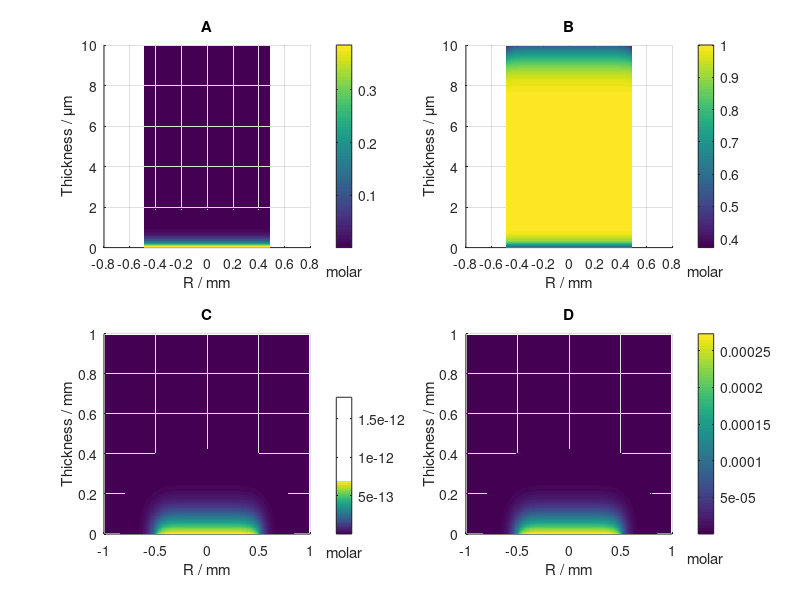

The MATLAB script that drew this image:
clc;
% Import data files
delimiterIn = ' ';
MembraneMeshZ = importdata('membrane mesh-Z.txt', delimiterIn);
MembraneMeshR = importdata('membrane mesh-R.txt', delimiterIn);
SolutionMeshZ = importdata('solution mesh-Z.txt', delimiterIn);
SolutionMeshR = importdata('solution mesh-R.txt', delimiterIn);

MembraneMeshZ = MembraneMeshZ*1e4; % convert the unit of Z direction of membrane to um 
MembraneMeshR = MembraneMeshR*10; % convert the unit of R direction of membrane to mm
SolutionMeshZ = SolutionMeshZ*10; % convert the unit of Z direction of solution to mm
SolutionMeshR = SolutionMeshR*10; % convert the unit of R direction of solution to mm
% Import concentrations, and converse the unito to Molar
MembraneOx = importdata('membrane_oxidised_speices_concentration@peak.txt', delimiterIn);
MembraneRe = importdata('membrane_reduced_speices_concentration@peak.txt', delimiterIn);
SolutionOx = importdata('solution_oxidised_speices_concentration@peak.txt', delimiterIn);
SolutionRe = importdata('solution_reduced_speices_concentration@peak.txt', delimiterIn);

figure;
subplot(2, 2,1);
surf(MembraneMeshR, MembraneMeshZ, MembraneOx, 'edgecolor', 'none');
hold on;
ax = surf(MembraneMeshR, MembraneMeshZ, MembraneOx, 'edgecolor', 'none');
set(ax, 'Xdata', -1*get(ax, 'Xdata'));
h = colorbar;
xlabel('R / mm');
ylabel('Thickness / \mum');
title('A');
xlabel(h, 'molar');
view(2);
hold off;

subplot(2, 2, 2);
surf(MembraneMeshR, MembraneMeshZ, MembraneRe, 'edgecolor', 'none');
hold on;
ax = surf(MembraneMeshR, MembraneMeshZ, MembraneRe, 'edgecolor', 'none');
set(ax, 'Xdata', -1*get(ax, 'Xdata'));
h = colorbar;
xlabel('R / mm');
ylabel('Thickness / \mum');
title('B');
xlabel(h, 'molar');
view(2);
hold off;

subplot(2, 2, 3);
surf(SolutionMeshR, SolutionMeshZ, SolutionOx, 'edgecolor', 'none');
hold on;
ax = surf(SolutionMeshR, SolutionMeshZ, SolutionOx, 'edgecolor', 'none');
set(ax, 'Xdata', -1*get(ax, 'Xdata'));
h = colorbar;
xlabel('R / mm');
ylabel('Thickness / mm');
title('C');
xlabel(h, 'molar');
view(2);
hold off;

subplot(2, 2, 4);
surf(SolutionMeshR, SolutionMeshZ, SolutionRe, 'edgecolor', 'none');
hold on;
ax = surf(SolutionMeshR, SolutionMeshZ, SolutionRe, 'edgecolor', 'none');
set(ax, 'Xdata', -1*get(ax, 'Xdata'));
h = colorbar;
xlabel('R / mm');
ylabel('Thickness / mm');
title('D');
xlabel(h, 'molar');
view(2);
hold off;

%{
crystalR = crystalmeshZ(1,51);
solutionR = solution1meshX(100,1);
crystalZ = crystalmeshX;
crystalX = crystalmeshZ - crystalR;
crystale = crystalpkce;
crystalh = crystalpkch;

solutionX = solution1meshX(1:100, 1:100);
solutionZ = solution1meshZ(1:100, 1:100);
solutione = solutionpkce(1:100, 1:100);
solutionh = solutionpkch(1:100, 1:100);

figure;
surf(crystalX, crystalZ, crystalh,'edgecolor','none');
hold on;
ax = surf(crystalX, crystalZ, crystalh,'edgecolor','none');
set(ax, 'Xdata',-1*get(ax,'Xdata'));
xlabel('x/cm');
ylabel('z/cm');
axis equal;
%title('Crystal composition at the half of the current peak period')
colorbar;
col1 = caxis;
grid off;
view(2);
saveas(gcf,'reduced species at the half of peak current', 'fig');
saveas(gcf,'reduced species at the half of peak current', 'jpg');

figure;
surf(crystalX, crystalZ, crystale,'edgecolor','none');
hold on;
ax = surf(crystalX, crystalZ, crystale,'edgecolor','none');
set(ax, 'Xdata',-1*get(ax,'Xdata'));
xlabel('x/cm');
ylabel('z/cm');
axis equal;
%title('Crystal composition at the end of the current peak period')
caxis(col1);
colorbar;
grid off;
view(2);
saveas(gcf,'reduced species at the end of peak current', 'fig');
saveas(gcf,'reduced species at the end of peak current', 'jpg');


figure;
surf(solutionX, solutionZ, solutionh,'edgecolor','none');
hold on;
surf(solutionX - 2*solutionR, solutionZ, solutionh, 'edgecolor', 'none');
hold on;
surf(solutionX + 2*solutionR, solutionZ, solutionh, 'edgecolor', 'none');
hold on;
surf(solutionX - 4*solutionR, solutionZ, solutionh, 'edgecolor', 'none');
hold on;
surf(solutionX + 4*solutionR, solutionZ, solutionh, 'edgecolor', 'none');
hold on;
surf(solutionX - 6*solutionR, solutionZ, solutionh, 'edgecolor', 'none');
hold on;
surf(solutionX + 6*solutionR, solutionZ, solutionh, 'edgecolor', 'none');
hold on;
surf(solutionX - 8*solutionR, solutionZ, solutionh, 'edgecolor', 'none');
hold on;
surf(solutionX + 8*solutionR, solutionZ, solutionh, 'edgecolor', 'none');
hold on;
ax = surf(solutionX, solutionZ, solutionh,'edgecolor','none');
set(ax, 'Xdata',-1*get(ax,'Xdata'));
hold on;
ax = surf(solutionX - 2*solutionR, solutionZ, solutionh, 'edgecolor', 'none');
set(ax, 'Xdata', -1*get(ax,'Xdata'));
hold on;
ax = surf(solutionX + 2*solutionR, solutionZ, solutionh, 'edgecolor', 'none');
set(ax, 'Xdata', -1*get(ax,'Xdata'));
hold on;
ax = surf(solutionX - 4*solutionR, solutionZ, solutionh, 'edgecolor', 'none');
set(ax, 'Xdata', -1*get(ax,'Xdata'));
hold on;
ax = surf(solutionX + 4*solutionR, solutionZ, solutionh, 'edgecolor', 'none');
set(ax, 'Xdata', -1*get(ax,'Xdata'));
hold on;
ax = surf(solutionX - 6*solutionR, solutionZ, solutionh, 'edgecolor', 'none');
set(ax, 'Xdata', -1*get(ax,'Xdata'));
hold on;
ax = surf(solutionX + 6*solutionR, solutionZ, solutionh, 'edgecolor', 'none');
set(ax, 'Xdata', -1*get(ax,'Xdata'));
hold on;
ax = surf(solutionX - 8*solutionR, solutionZ, solutionh, 'edgecolor', 'none');
set(ax, 'Xdata', -1*get(ax,'Xdata'));
hold on;
ax = surf(solutionX + 8*solutionR, solutionZ, solutionh, 'edgecolor', 'none');
set(ax, 'Xdata', -1*get(ax,'Xdata'));
xlabel('x/cm');
ylabel('z/cm');
axis equal;
%title('Hydrion distribution at the half of the current peak period')
colorbar;
col2 = caxis;
grid off;
view(2);
saveas(gcf,'hydrion at the half of peak current', 'fig');
saveas(gcf,'hydrion at the half of peak current', 'jpg');

figure;
surf(solutionX, solutionZ, solutione,'edgecolor','none');
hold on;
surf(solutionX - 2*solutionR, solutionZ, solutione, 'edgecolor', 'none');
hold on;
surf(solutionX + 2*solutionR, solutionZ, solutione, 'edgecolor', 'none');
hold on;
surf(solutionX - 4*solutionR, solutionZ, solutione, 'edgecolor', 'none');
hold on;
surf(solutionX + 4*solutionR, solutionZ, solutione, 'edgecolor', 'none');
hold on;
surf(solutionX - 6*solutionR, solutionZ, solutione, 'edgecolor', 'none');
hold on;
surf(solutionX + 6*solutionR, solutionZ, solutione, 'edgecolor', 'none');
hold on;
surf(solutionX - 8*solutionR, solutionZ, solutione, 'edgecolor', 'none');
hold on;
surf(solutionX + 8*solutionR, solutionZ, solutione, 'edgecolor', 'none');
hold on;
ax = surf(solutionX, solutionZ, solutione,'edgecolor','none');
set(ax, 'Xdata',-1*get(ax,'Xdata'));
hold on;
ax = surf(solutionX - 2*solutionR, solutionZ, solutione, 'edgecolor', 'none');
set(ax, 'Xdata', -1*get(ax,'Xdata'));
hold on;
ax = surf(solutionX + 2*solutionR, solutionZ, solutione, 'edgecolor', 'none');
set(ax, 'Xdata', -1*get(ax,'Xdata'));
hold on;
ax = surf(solutionX - 4*solutionR, solutionZ, solutione, 'edgecolor', 'none');
set(ax, 'Xdata', -1*get(ax,'Xdata'));
hold on;
ax = surf(solutionX + 4*solutionR, solutionZ, solutione, 'edgecolor', 'none');
set(ax, 'Xdata', -1*get(ax,'Xdata'));
hold on;
ax = surf(solutionX - 6*solutionR, solutionZ, solutione, 'edgecolor', 'none');
set(ax, 'Xdata', -1*get(ax,'Xdata'));
hold on;
ax = surf(solutionX + 6*solutionR, solutionZ, solutione, 'edgecolor', 'none');
set(ax, 'Xdata', -1*get(ax,'Xdata'));
hold on;
ax = surf(solutionX - 8*solutionR, solutionZ, solutione, 'edgecolor', 'none');
set(ax, 'Xdata', -1*get(ax,'Xdata'));
hold on;
ax = surf(solutionX + 8*solutionR, solutionZ, solutione, 'edgecolor', 'none');
set(ax, 'Xdata', -1*get(ax,'Xdata'));
xlabel('x/cm');
ylabel('z/cm');
axis equal;
%title('Hydrion distribution at the end of the current peak period')
caxis(col2);
colorbar;
grid off;
view(2);
saveas(gcf,'hydrion at the end of peak current', 'fig');
saveas(gcf,'hydrion at the end of peak current', 'jpg');

clear crystalX crystalZ solutione solutionh crystale crystalh ax crystalR
solutionR solutionX solutionZ;
%}
